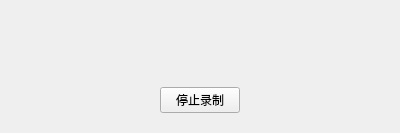
<?xml version="1.0" encoding="UTF-8"?>
<ui version="4.0">
 <class>KeyboardRecordOperation</class>
 <widget class="QWidget" name="KeyboardRecordOperation">
  <property name="geometry">
   <rect>
    <x>0</x>
    <y>0</y>
    <width>400</width>
    <height>133</height>
   </rect>
  </property>
  <property name="windowTitle">
   <string>Form</string>
  </property>
  <layout class="QGridLayout" name="gridLayout">
   <property name="leftMargin">
    <number>0</number>
   </property>
   <property name="topMargin">
    <number>0</number>
   </property>
   <property name="rightMargin">
    <number>0</number>
   </property>
   <property name="bottomMargin">
    <number>0</number>
   </property>
   <property name="spacing">
    <number>0</number>
   </property>
   <item row="0" column="0">
    <widget class="QWidget" name="widget" native="true">
     <layout class="QVBoxLayout" name="verticalLayout" stretch="1,1">
      <property name="spacing">
       <number>0</number>
      </property>
      <property name="leftMargin">
       <number>0</number>
      </property>
      <property name="topMargin">
       <number>0</number>
      </property>
      <property name="rightMargin">
       <number>0</number>
      </property>
      <property name="bottomMargin">
       <number>0</number>
      </property>
      <item>
       <widget class="QWidget" name="widget_2" native="true">
        <layout class="QVBoxLayout" name="verticalLayout_2" stretch="1,2,1">
         <property name="spacing">
          <number>0</number>
         </property>
         <property name="leftMargin">
          <number>0</number>
         </property>
         <property name="topMargin">
          <number>0</number>
         </property>
         <property name="rightMargin">
          <number>0</number>
         </property>
         <property name="bottomMargin">
          <number>0</number>
         </property>
         <item>
          <spacer name="verticalSpacer_3">
           <property name="orientation">
            <enum>Qt::Vertical</enum>
           </property>
           <property name="sizeHint" stdset="0">
            <size>
             <width>20</width>
             <height>14</height>
            </size>
           </property>
          </spacer>
         </item>
         <item>
          <widget class="QLabel" name="label_keyboard_info">
           <property name="text">
            <string/>
           </property>
          </widget>
         </item>
         <item>
          <spacer name="verticalSpacer_4">
           <property name="orientation">
            <enum>Qt::Vertical</enum>
           </property>
           <property name="sizeHint" stdset="0">
            <size>
             <width>20</width>
             <height>14</height>
            </size>
           </property>
          </spacer>
         </item>
        </layout>
       </widget>
      </item>
      <item>
       <widget class="QWidget" name="widget_3" native="true">
        <layout class="QGridLayout" name="gridLayout_2">
         <property name="leftMargin">
          <number>0</number>
         </property>
         <property name="topMargin">
          <number>0</number>
         </property>
         <property name="rightMargin">
          <number>0</number>
         </property>
         <property name="bottomMargin">
          <number>0</number>
         </property>
         <property name="spacing">
          <number>0</number>
         </property>
         <item row="0" column="1">
          <spacer name="verticalSpacer_2">
           <property name="orientation">
            <enum>Qt::Vertical</enum>
           </property>
           <property name="sizeHint" stdset="0">
            <size>
             <width>20</width>
             <height>20</height>
            </size>
           </property>
          </spacer>
         </item>
         <item row="1" column="0" rowspan="2">
          <spacer name="horizontalSpacer">
           <property name="orientation">
            <enum>Qt::Horizontal</enum>
           </property>
           <property name="sizeHint" stdset="0">
            <size>
             <width>157</width>
             <height>20</height>
            </size>
           </property>
          </spacer>
         </item>
         <item row="1" column="1">
          <widget class="QPushButton" name="pushButton_stop_record">
           <property name="text">
            <string>停止录制</string>
           </property>
          </widget>
         </item>
         <item row="1" column="2" rowspan="2">
          <spacer name="horizontalSpacer_2">
           <property name="orientation">
            <enum>Qt::Horizontal</enum>
           </property>
           <property name="sizeHint" stdset="0">
            <size>
             <width>157</width>
             <height>20</height>
            </size>
           </property>
          </spacer>
         </item>
         <item row="2" column="1">
          <spacer name="verticalSpacer">
           <property name="orientation">
            <enum>Qt::Vertical</enum>
           </property>
           <property name="sizeHint" stdset="0">
            <size>
             <width>20</width>
             <height>20</height>
            </size>
           </property>
          </spacer>
         </item>
        </layout>
       </widget>
      </item>
     </layout>
    </widget>
   </item>
  </layout>
 </widget>
 <resources/>
 <connections/>
</ui>
